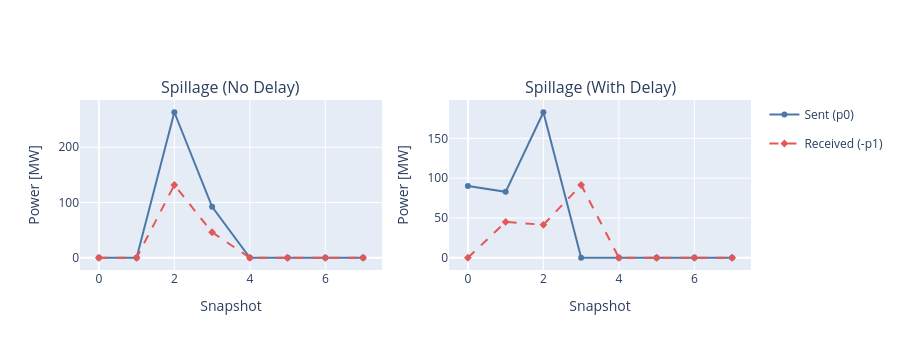

Source (notebook cell):
### Markdown cell above
The delay shifts when water arrives at reservoir 2. Here we compare what is sent (`p0`) versus what is received (`-p1`, sign-flipped for comparison). With delay, `p1` is shifted by one snapshot relative to `p0`.

### Code cell
scenarios = [
    (no_delay["links_p0"]["spillage"], -no_delay["links_p1"]["spillage"], "No Delay"),
    (n.links_t.p0["spillage"], -n.links_t.p1["spillage"], "With Delay"),
]
fig = make_subplots(
    rows=1, cols=2, subplot_titles=["Spillage (No Delay)", "Spillage (With Delay)"]
)
for col, (sent, received, label) in enumerate(scenarios, 1):
    fig.add_trace(
        go.Scatter(
            x=n.snapshots,
            y=sent,
            mode="lines+markers",
            name="Sent (p0)",
            marker_symbol="circle",
            marker_color="#4C78A8",
            line={"color": "#4C78A8", "width": 2},
            legendgroup="sent",
            showlegend=(col == 1),
        ),
        row=1,
        col=col,
    )
    fig.add_trace(
        go.Scatter(
            x=n.snapshots,
            y=received,
            mode="lines+markers",
            name="Received (-p1)",
            marker_symbol="diamond",
            marker_color="#E45756",
            line={"color": "#E45756", "width": 2, "dash": "dash"},
            legendgroup="recv",
            showlegend=(col == 1),
        ),
        row=1,
        col=col,
    )
fig.update_layout(height=350)
fig.update_yaxes(title_text="Power [MW]")
fig.update_xaxes(title_text="Snapshot")

### Figure 1 — Plotly figure (JSON) as saved in the notebook; plotly's stock layout.template omitted (floating-point values rounded to 4 significant figures)
{"data": [{"legendgroup": "sent", "line": {"color": "#4C78A8", "width": 2}, "marker": {"color": "#4C78A8", "symbol": "circle"}, "mode": "lines+markers", "name": "Sent (p0)", "showlegend": true, "type": "scatter", "x": [0, 1, 2, 3, 4, 5, 6, 7], "xaxis": "x", "y": [0.0, 0.0, 263.3, 92.22, 0.0, 0.0, 0.0, 0.0], "yaxis": "y"}, {"legendgroup": "recv", "line": {"color": "#E45756", "dash": "dash", "width": 2}, "marker": {"color": "#E45756", "symbol": "diamond"}, "mode": "lines+markers", "name": "Received (-p1)", "showlegend": true, "type": "scatter", "x": [0, 1, 2, 3, 4, 5, 6, 7], "xaxis": "x", "y": [0.0, 0.0, 131.7, 46.11, 0.0, 0.0, 0.0, 0.0], "yaxis": "y"}, {"legendgroup": "sent", "line": {"color": "#4C78A8", "width": 2}, "marker": {"color": "#4C78A8", "symbol": "circle"}, "mode": "lines+markers", "name": "Sent (p0)", "showlegend": false, "type": "scatter", "x": [0, 1, 2, 3, 4, 5, 6, 7], "xaxis": "x2", "y": [90.0, 82.78, 182.8, 0.0, 0.0, 0.0, 0.0, 0.0], "yaxis": "y2"}, {"legendgroup": "recv", "line": {"color": "#E45756", "dash": "dash", "width": 2}, "marker": {"color": "#E45756", "symbol": "diamond"}, "mode": "lines+markers", "name": "Received (-p1)", "showlegend": false, "type": "scatter", "x": [0, 1, 2, 3, 4, 5, 6, 7], "xaxis": "x2", "y": [0.0, 45.0, 41.39, 91.39, 0.0, 0.0, 0.0, 0.0], "yaxis": "y2"}], "layout": {"annotations": [{"font": {"size": 16}, "showarrow": false, "text": "Spillage (No Delay)", "x": 0.225, "xanchor": "center", "xref": "paper", "y": 1.0, "yanchor": "bottom", "yref": "paper"}, {"font": {"size": 16}, "showarrow": false, "text": "Spillage (With Delay)", "x": 0.775, "xanchor": "center", "xref": "paper", "y": 1.0, "yanchor": "bottom", "yref": "paper"}], "height": 350, "xaxis": {"anchor": "y", "domain": [0.0, 0.45], "title": {"text": "Snapshot"}}, "xaxis2": {"anchor": "y2", "domain": [0.55, 1.0], "title": {"text": "Snapshot"}}, "yaxis": {"anchor": "x", "domain": [0.0, 1.0], "title": {"text": "Power [MW]"}}, "yaxis2": {"anchor": "x2", "domain": [0.0, 1.0], "title": {"text": "Power [MW]"}}}}
